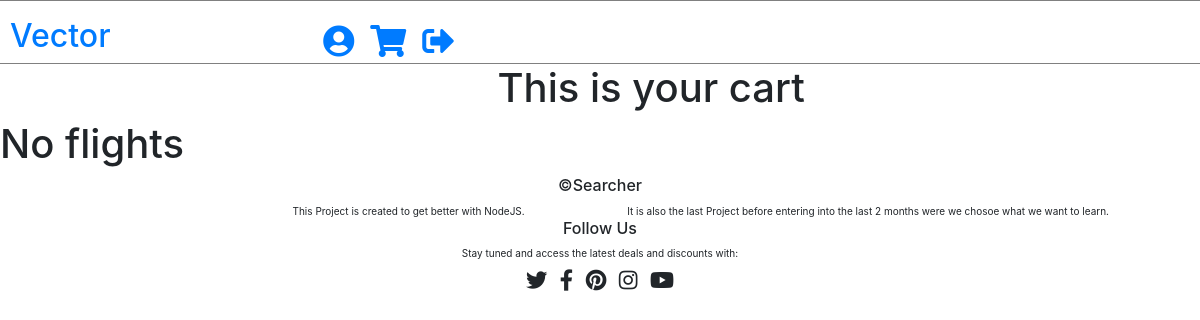
Page /cart (signed in) on the earlier database version.
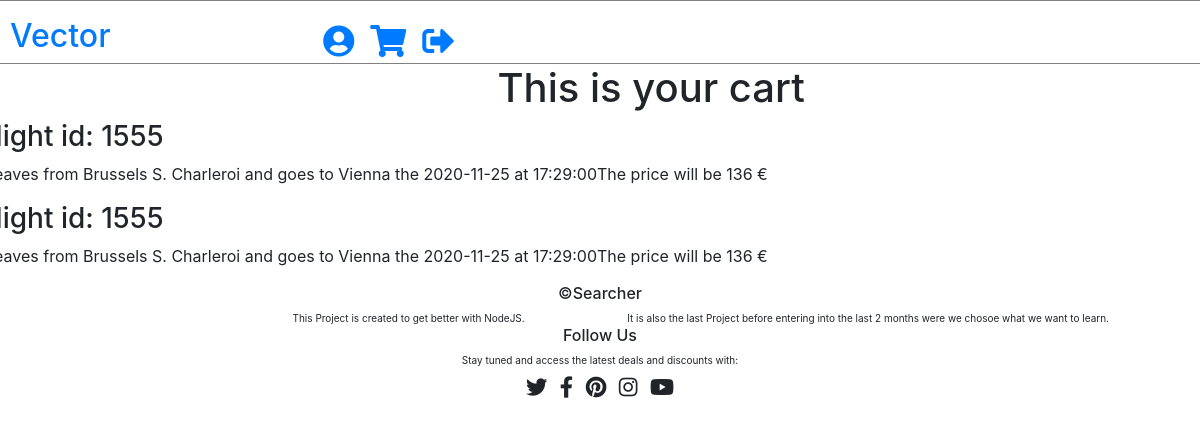
Same page on the later database version.
### app.py (models this page shows, shortened)
class flights(db.Model):
    _id = db.Column('id', db.Integer, primary_key = True)
    user_id = db.Column('user_id', db.Integer)
    carrier_id = db.Column('carrier_id', db.Integer)
    price = db.Column('price', db.Integer)
    symbol = db.Column('symbol', db.String(1))
    departure_airport = db.Column('departure_airport', db.String(100))
    destination_airport = db.Column('destination_airport', db.String(100))
    date = db.Column('date', db.String(50))
    time = db.Column('time', db.String(50))

### app.py (the view)
@app.route('/cart')
def cart():
    return render_template('cart.html', flights = flights.query.filter_by(user_id = session['id']).all())

### templates/cart.html (shortened to what this page needs)
{% extends 'base.html' %}
{% block content %}
<div class="row">
    <div class="col-xs-2 offset-5">
        <h1>This is your cart</h1>
    </div>
</div>
{% if flights %}
    {% for flight in flights %}
    <div class="row">
        <h3>flight id: {{ flight.carrier_id }}</h3>
    </div>
    <div class="row">
        <p>Leaves from {{ flight.departure_airport }} and goes to {{ flight.destination_airport }} the {{ flight.date }} at {{ flight.time }}</p>
        <p>The price will be {{ flight.price }} {{ flight.symbol }} </p>
    </div>
    {% endfor %}
{% else %}
    <h1>No flights</h1>
{% endif %}
{% endblock %}

### templates/base.html (shortened to what this page needs)
<!DOCTYPE html>
<html lang="en">
<head>
    <link rel="stylesheet" href="https://pro.fontawesome.com/releases/v5.10.0/css/all.css"/>
    <link rel="stylesheet" href="https://maxcdn.bootstrapcdn.com/bootstrap/4.5.2/css/bootstrap.min.css">
    <link rel="stylesheet" type='text/css' href="{{ url_for('static', filename='style/style.css')}}">
</head>
<body>
        <div class="row" id="navbar_row" style="border: 1px solid gray;">
            <div class="col-xs-3 pl-4 pt-3">
                <a href="/">
                    <h2>Vector</h2>
                </a>
            </div>
            <div class="col-xs-1 offset-2 mt-4 px-2">
                <a href="/change_profile">
                    <i class="fas fa-user-circle fa-2x"></i>
                </a>
            </div>
            <div class="col-xs-1 mt-4 px-2">
                <a href="/cart">
                    <i class="fas fa-shopping-cart fa-2x"></i>
                </a>
            </div>
            <div class="col-xs-1 mt-4 px-2">
                <a href="/logout">
                    <i class="fas fa-sign-out-alt fa-2x"></i>
                </a>
            </div>
        </div>
{% block content %}{% endblock %}
  <div class="row justify-content-center">
    <div class="col-xs-4">
        <h6>&copy;Searcher</h6>
    </div>
</div>
<div class="row">
    <div class="col-xs-6 offset-3">
        <p style="font-size: x-small;">This Project is created to get better with NodeJS.</p>
    </div>
    <div class="col-xs-11 offset-1">
        <p style="font-size: x-small;">It is also the last Project before entering into the last 2 months were we chosoe what we want to learn.</p>
    </div>
</div>
<div class="row justify-content-center mt-n3">
    <div class="col-xs-4">
        <h6>Follow Us</h6>
    </div>
</div>
<div class="row justify-content-center">
    <div class="col-xs-6">
        <p style="font-size: x-small;">Stay tuned and access the latest deals and discounts with:</p>
    </div>
</div>
<div class="row justify-content-center mb-4">
    <div class="col-xs-6 mt-n2">
        <i class="fab fa-twitter fa-lg px-1"></i>
        <i class="fab fa-facebook-f fa-lg px-1"></i>
        <i class="fab fa-pinterest fa-lg px-1"></i>
        <i class="fab fa-instagram fa-lg px-1"></i>
        <i class="fab fa-youtube fa-lg px-1"></i>
    </div>
</div>
</body>
</html>

Differences in the rows shown:
added flights: carrier_id "1555", departure_airport "Brussels S. Charleroi", destination_airport "Vienna", date "2020-11-25", time "17:29:00", price "136", symbol "€"
added flights: carrier_id "1555", departure_airport "Brussels S. Charleroi", destination_airport "Vienna", date "2020-11-25", time "17:29:00", price "136", symbol "€"
Other differences:
text no longer shown: "No flights"
